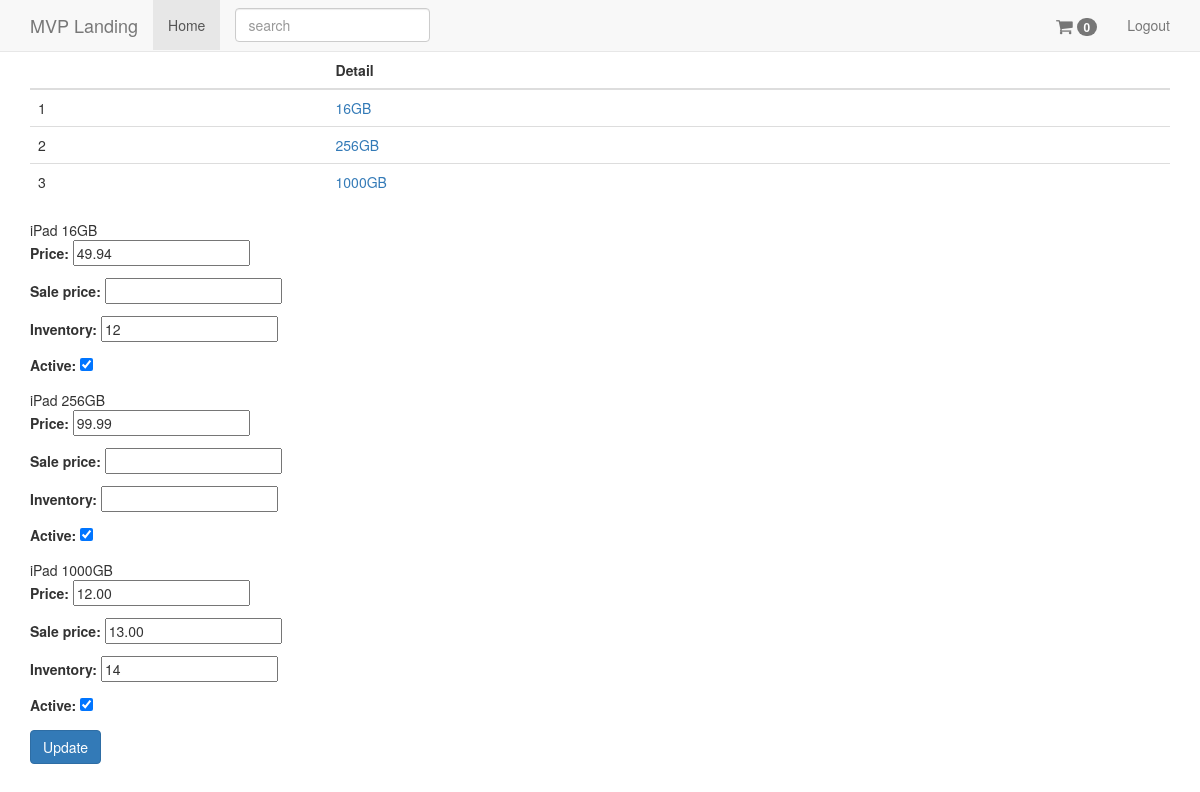
The app's page /products/1/inventory/ (signed in), older data.
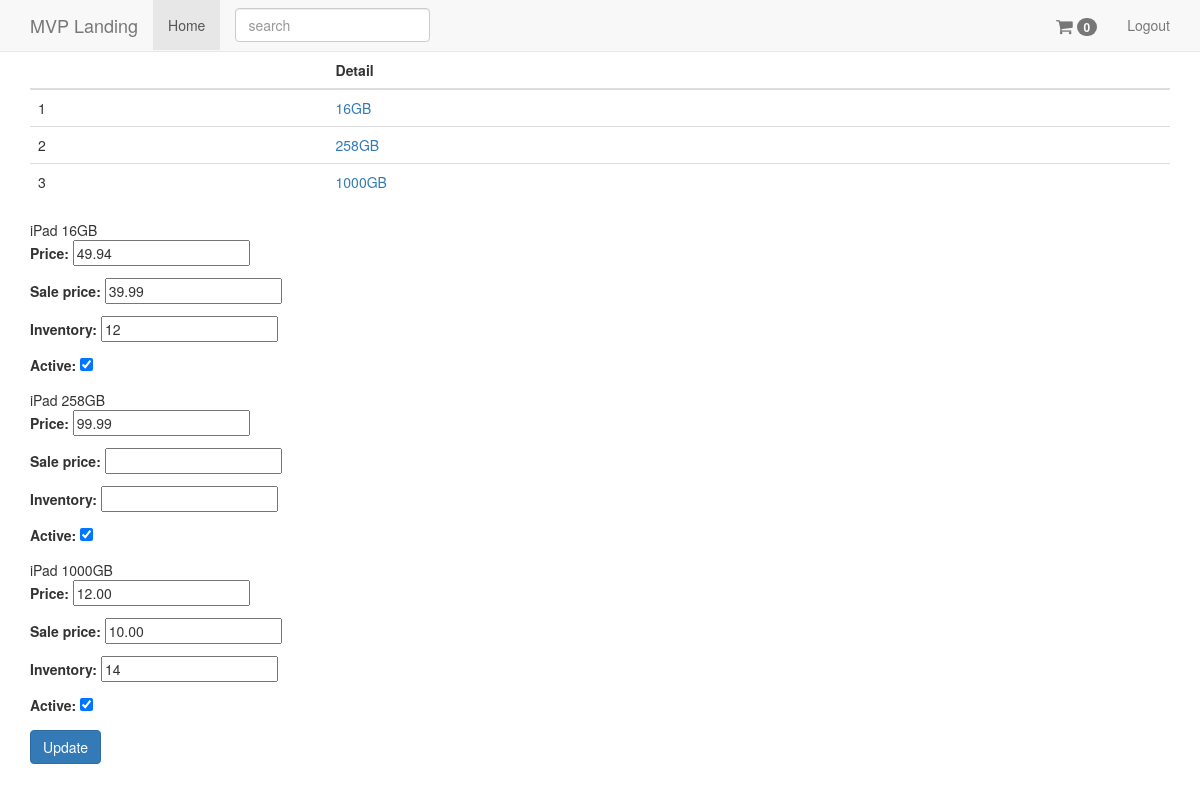
The same page, newer data.
### products/models.py (models this page shows, shortened)
class Variation(models.Model):
	product = models.ForeignKey(Product)
	title = models.CharField(max_length=120)
	price = models.DecimalField(decimal_places=2, max_digits=20)
	sale_price = models.DecimalField(decimal_places=2, max_digits=20, null=True, blank=True)
	active = models.BooleanField(default=True)
	inventory = models.IntegerField(null=True, blank=True) # refer - 1 = unlimited amount
	def get_absolute_url(self):
		return self.product.get_absolute_url()

class Product(models.Model):
	title = models.CharField(max_length=120)
	description = models.TextField(blank=True, null=True)
	price = models.DecimalField(decimal_places=2, max_digits=20)
	active = models.BooleanField(default=True)
	categories = models.ManyToManyField('Category', blank=True)
	default = models.ForeignKey('Category', related_name="default_category", null=True, blank=True)
	objects = ProductManager()
	class Meta:
		ordering = ["-title"]
	def get_absolute_url(self):
		return reverse("product_detail", kwargs={"pk": self.pk})

### products/views.py (the view, shortened to what this page needs)
# urls.py: url(r'^(?P<pk>\d+)/inventory/$', VariationListView.as_view(), name='product_inventory'),
class VariationListView(StaffRequiredMixin, ListView):
	model = Variation
	queryset = Variation.objects.all()
	def get_context_data(self, *args, **kwargs):
		context = super().get_context_data(*args, **kwargs)
		context["formset"] = VariationInventoryFormSet(queryset=self.get_queryset())
		return context
	def get_queryset(self, *args, **kwargs):
		product_pk = self.kwargs.get("pk")
		if product_pk:
			product = get_object_or_404(Product, pk = product_pk)
			queryset = Variation.objects.filter(product=product)
		return queryset

### products/mixins.py (called while the page is built)
	@method_decorator(login_required)
	def dispatch(self, request, *args, **kwargs):
		if request.user.is_staff:
			return super().dispatch(request, *args, **kwargs)
		else:
			raise Http404

### products/models.py (called while the page is built)
	def active(self):
		return self.filter(active=True)

	def get_queryset(self):
		return ProductQuerySet(self.model, using=self._db)

	def all(self):
		return self.get_queryset().active()

### products/templates/products/variation_list.html (shortened to what this page needs)
{% extends 'base.html' %} {% block content %}
<table class="table">
	<thead>
		<th></th>
		<th>
			Detail
		</th>
	</thead>
    {% for object in object_list %}
	<tr>
		<td>
			{{ forloop.counter }}
		</td>
		<td>
			<a href="{{ object.get_absolute_url }}">{{ object.title }}</a>
		</td>
	</tr>
    {% endfor %}
</table>
<form action="" method="POST">{% csrf_token %}
	{% for form in formset %}
	{{ form.instance.product.title }}
	{{ form.instance.title }}
	{{ form.as_p }}
	{% endfor %}
	<input type="submit" value="Update" class="btn btn-primary">
</form>
{% endblock %}

Row changes from the older to the newer data that the page shows:
changed Variation (number 2 of 3 on the later page): title "256GB" → "258GB"
Text that changed along with them:
form field as_p: (not shown) → "39.99"
form field as_p: "13.00" → "10.00"
new list line: "iPad 258GB"
new list line: "Price: Sale price: Inventory: Active: 99.99   ☑"
list line gone: "iPad 256GB"
list line gone: "Price: Sale price: Inventory: Active: 99.99   ☑"
